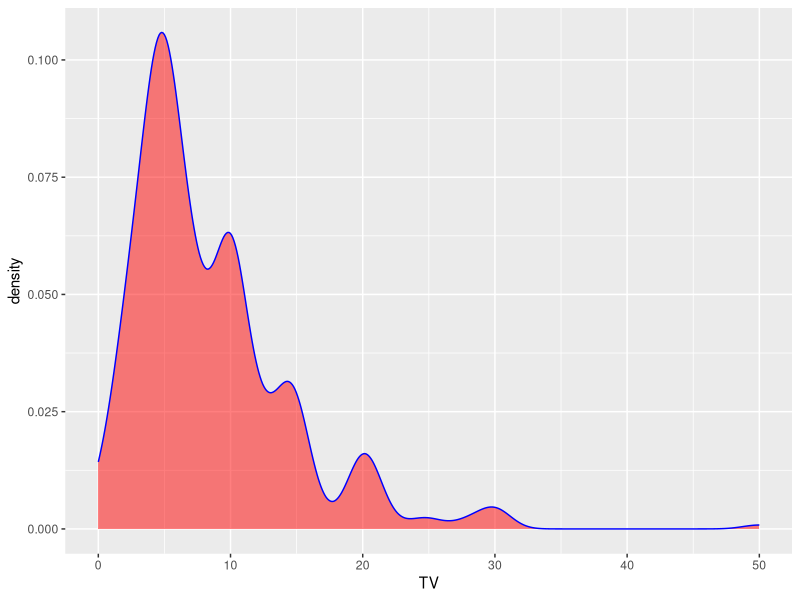
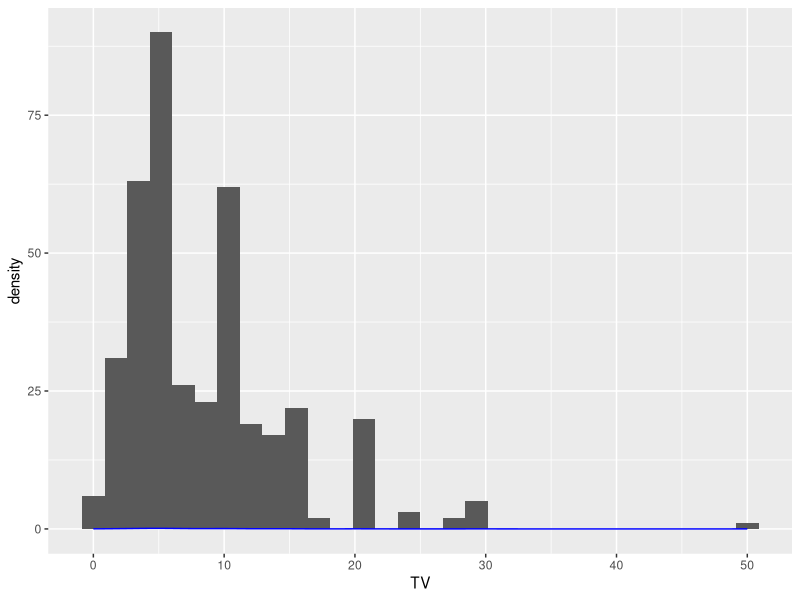
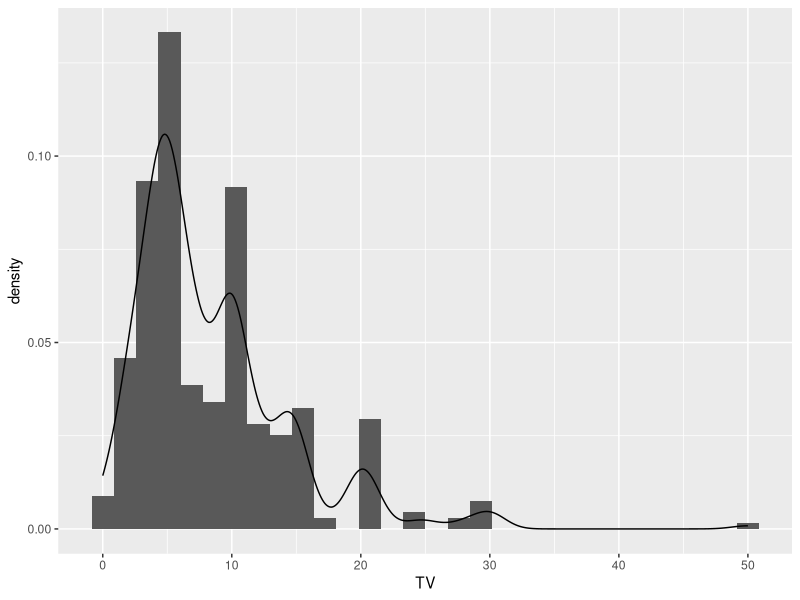
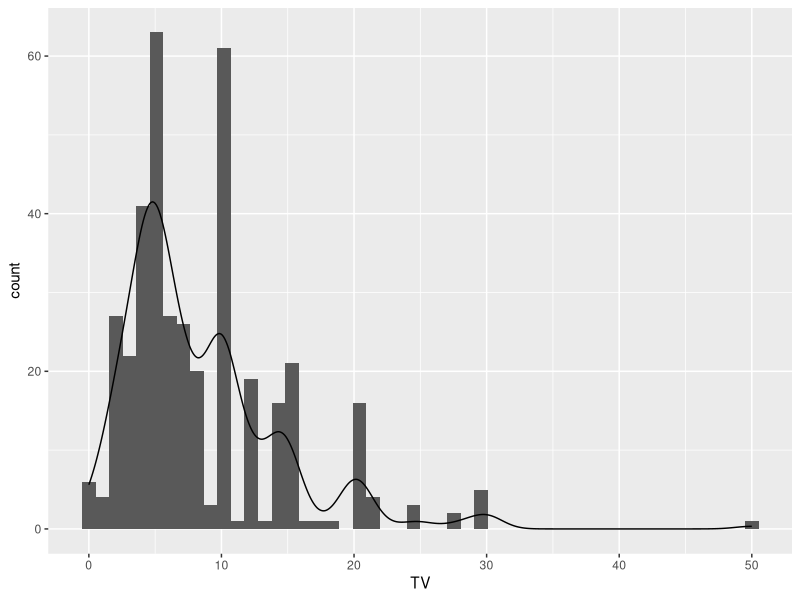
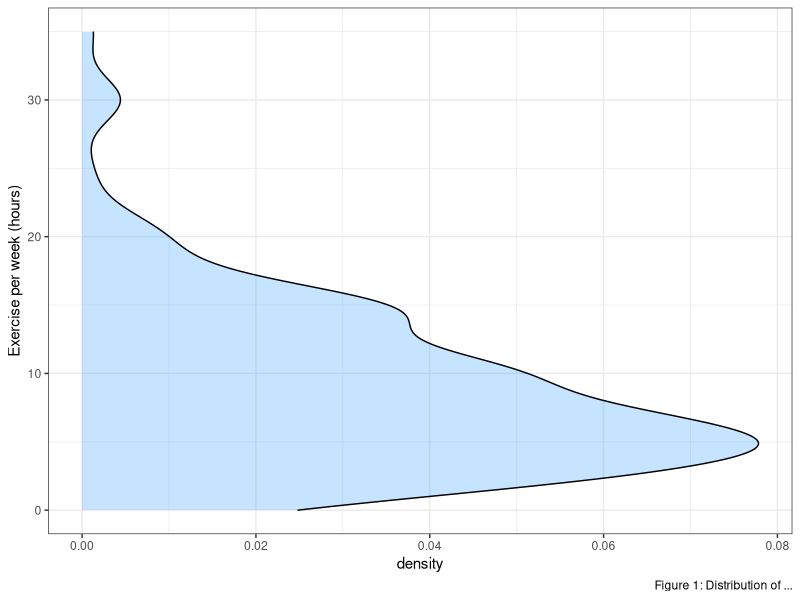
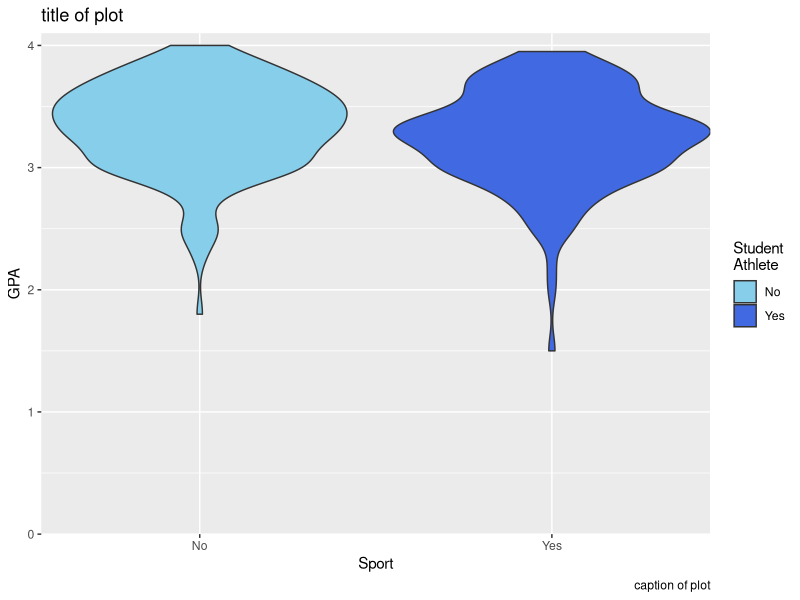
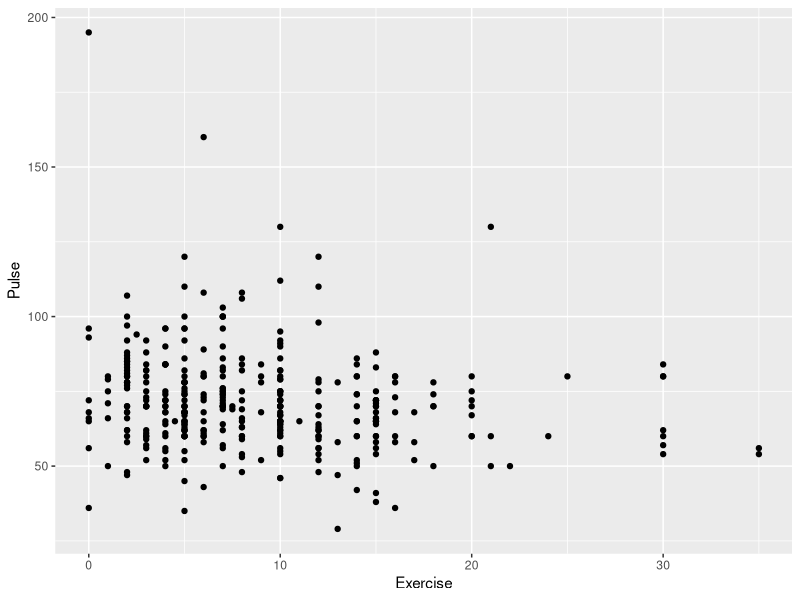
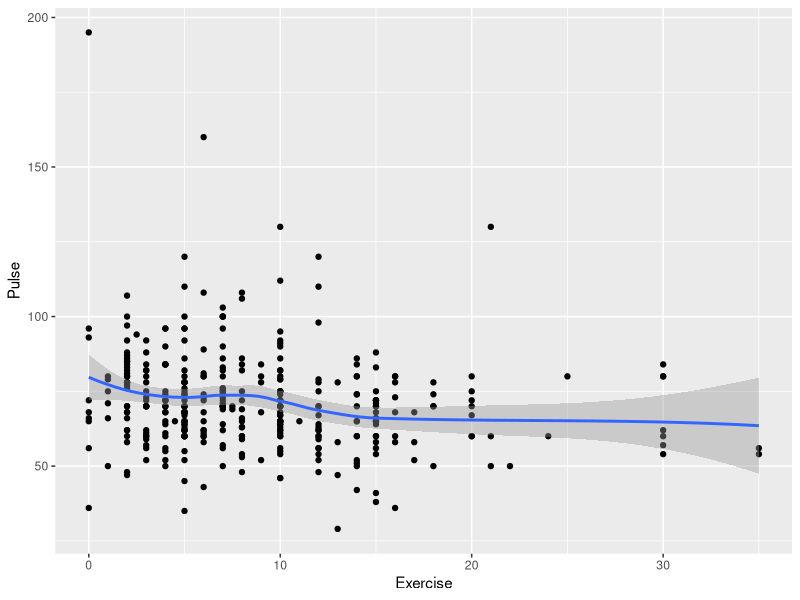

Write the R code that produced these figures, in order.
## ---- chunk 1
library(dplyr)
library(ggplot2)
library(here)
library(readr)

stat113 <- read_csv(here("data", "stat113_f18_s19.csv"))
## ---- chunk 2
base_plot <- ggplot(stat113, mapping = aes(x = TV))

## ---- chunk 3
base_plot+
     geom_density(color = "blue",
                  fill = "red",
                  alpha = 0.5)
## ---- chunk 4
# not working because the density and histogram scales are different
base_plot + geom_histogram() + geom_density(
     color = "blue")
## ---- chunk 5
# force the histogram to be on the density scale
base_plot + 
     geom_histogram(aes(y = after_stat(density)))+
     geom_density()
## ---- chunk 6
# force the density to be on the count scale
base_plot +
     geom_histogram(bins = 50)+
     geom_density(aes(y = after_stat(count)))
## ---- chunk 7
ggplot(data = stat113, aes(Exercise))+
     geom_density(fill = "dodger blue",
                  alpha = 0.25,
                  )+
     theme_bw()+ 
     coord_flip()+
     labs(caption = "Figure 1: Distribution of ...",
          x = "Exercise per week (hours)")

#coord_polar is a way to plot circular data (ex: wind direction, time, etc.)
     
## ---- chunk 8
award_plot <-
stat113 %>%
     filter(!is.na(Award)) %>%
     ggplot(aes(x = Award, fill = Award))+
     geom_bar()
## ---- chunk 9
# saving plots
ggsave(filename = "stat113_award_plot.jpg",
       plot = award_plot,
       width = 7,
       height = 4)
## ---- chunk 10
# make side-by-side boxplots
stat113%>% 
  filter(!is.na(Sport)) %>%
  ggplot(aes(x = Sport, 
             y = GPA, 
             fill = Sport))+
  geom_violin()+
  scale_fill_manual(
    values = c("skyblue", "royalblue"),
    name = "Student\nAthlete" # \n is used to insert a line break in text
  ) +
  labs(title = "title of plot",
       caption = "caption of plot")+
  coord_cartesian(ylim = c(0,4.1), expand = FALSE) # NA can also be used to define the upper bound based on how big the data gets
## ---- chunk 11
# create a scatter plot 
stat113 %>%
  ggplot(aes(x = Exercise, y= Pulse ))+
  geom_point()
## ---- chunk 12
# create a scatter plot 
stat113 %>%
  ggplot(aes(x = Exercise, y= Pulse ))+
  geom_point()+
  geom_smooth()
## ---- chunk 13
# create a scatter plot 
stat113 %>%
  ggplot(aes(x = Exercise, y= Pulse ))+
  geom_point()+
  geom_smooth(method = lm)
## ---- chunk 14
# create a scatter plot 
stat113 %>%
  ggplot(aes(x = TV, y= GPA, color = Tattoo))+
  geom_point()+
  geom_smooth()+
  geom_smooth(method = lm)
## ---- chunk 15
stat113 %>%
  ggplot(aes(x = Computer))+
  geom_bar(position = "stack")
